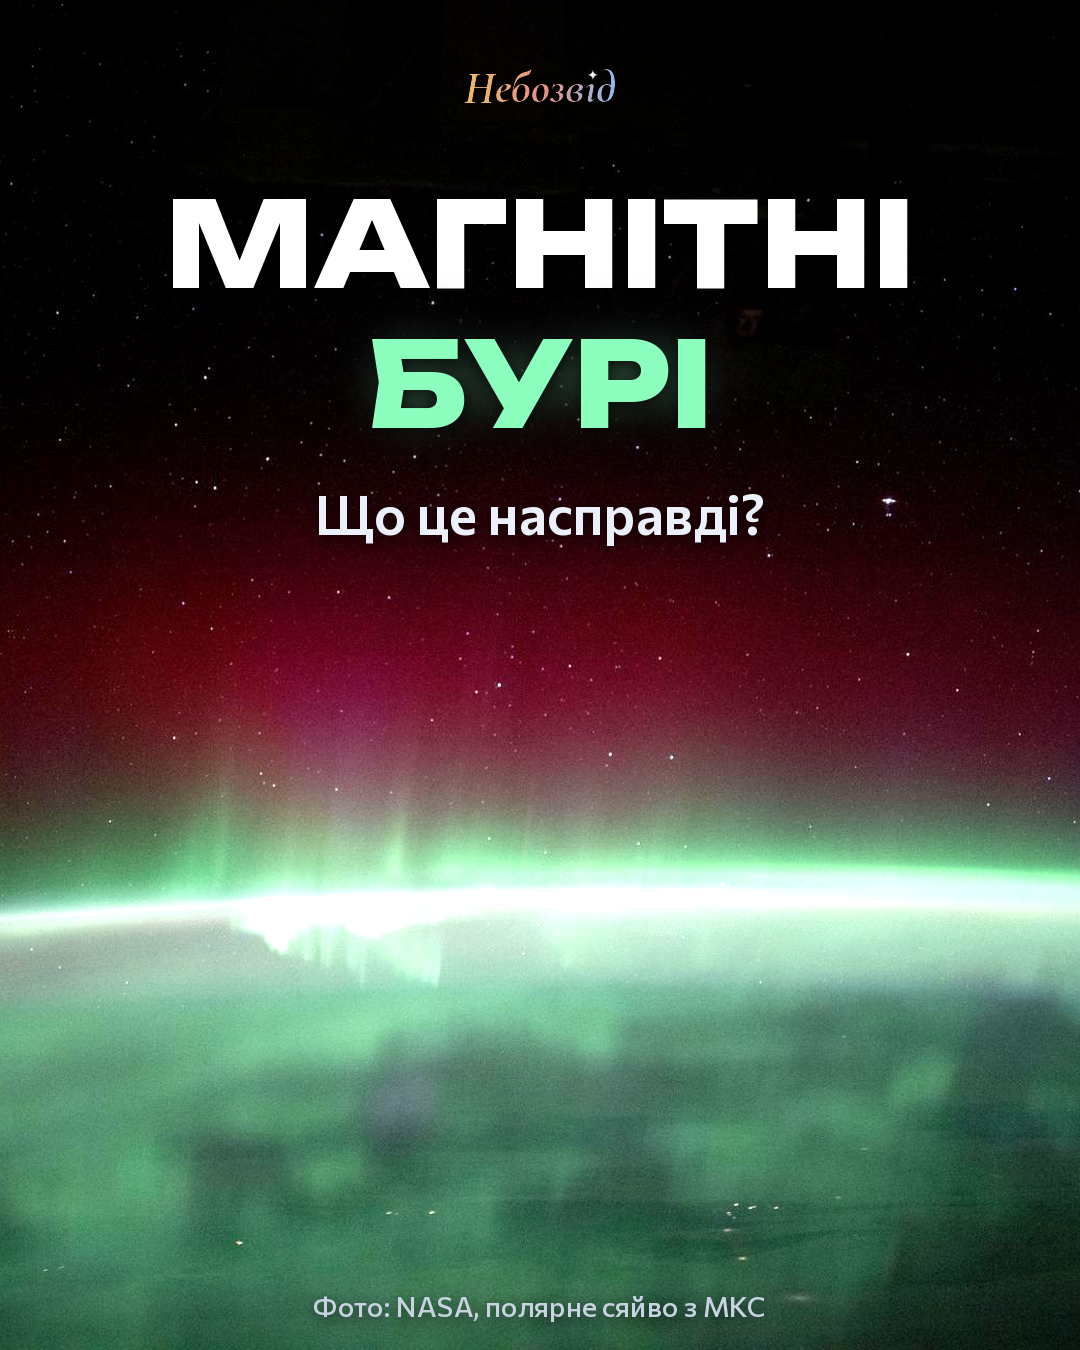

This figure's Python source:
# Обкладинка допису «Магнітні бурі» для Instagram (4:5, 1080×1350; 14.11.2026). Запуск з videos/tools: python3 ../stories/storms_cover.py
# Фото: полярне сяйво з МКС, NASA iss072e159172 (суспільне надбання), assets/aurora_iss072e159172.jpg
from PIL import Image, ImageDraw, ImageFont, ImageFilter, ImageEnhance
import numpy as np, os, sys
HERE = os.path.dirname(os.path.abspath(__file__)); sys.path.insert(0, os.path.join(HERE, '..', 'tools'))
import compose as C
W, H = 1080, 1350
OUT = os.path.join(HERE, 'storms_cover.png')
ph = Image.open(os.path.join(HERE, 'assets', 'aurora_iss072e159172.jpg')).convert('RGB')
cw = int(ph.height * W / H); x0 = int((ph.width - cw) * 0.62)             # the red curtain and the brightest green, a little right of centre
bg = ph.crop((x0, 0, x0 + cw, ph.height)).resize((W, H), Image.LANCZOS)
bg = ImageEnhance.Color(ImageEnhance.Brightness(bg).enhance(1.25)).enhance(1.15)
a = np.asarray(bg).astype(np.float32) / 255
yy = np.linspace(0, 1, H)[:, None, None]
a *= 1 - 0.55 * np.clip(1 - yy / 0.42, 0, 1) ** 1.5                           # a darker top for the title
img = Image.fromarray((np.clip(a, 0, 1) * 255).astype(np.uint8)).convert('RGBA')

def U(sz, w=700):
    f = ImageFont.truetype(os.path.join(HERE, '..', 'tools', 'fonts', 'Unbounded.ttf'), sz)
    try: f.set_variation_by_axes([w])
    except Exception: pass
    return f
def Cm(sz, w=500):
    f = ImageFont.truetype(os.path.join(HERE, '..', 'tools', 'fonts', 'Commissioner.ttf'), sz)
    try: f.set_variation_by_axes([w])
    except Exception: pass
    return f
def ctext(y, t, font, fill, glow=0):
    d = ImageDraw.Draw(img); w = d.textlength(t, font=font); x = (W - w) / 2
    assert w < W - 60, t
    if glow:
        g = Image.new('RGBA', (W, H), (0, 0, 0, 0)); ImageDraw.Draw(g).text((x, y), t, font=font, fill=fill + (190,))
        img.alpha_composite(g.filter(ImageFilter.GaussianBlur(glow)))
    sh = Image.new('RGBA', (W, H), (0, 0, 0, 0)); ImageDraw.Draw(sh).text((x, y + 4), t, font=font, fill=(0, 0, 0, 200))
    img.alpha_composite(sh.filter(ImageFilter.GaussianBlur(8)))
    ImageDraw.Draw(img).text((x, y), t, font=font, fill=fill)

C.draw_logo(img, 46, 86, 0.95, 0.0)
ctext(170, 'МАГНІТНІ', U(118, 800), (255, 255, 255))
ctext(310, 'БУРІ', U(118, 800), (140, 255, 190), glow=26)
ctext(480, 'Що це насправді?', Cm(54, 600), (235, 240, 250))
ctext(H - 62, 'Фото: NASA, полярне сяйво з МКС', Cm(28, 500), (200, 210, 225))
img.convert('RGB').save(OUT, quality=95)
print(OUT)
